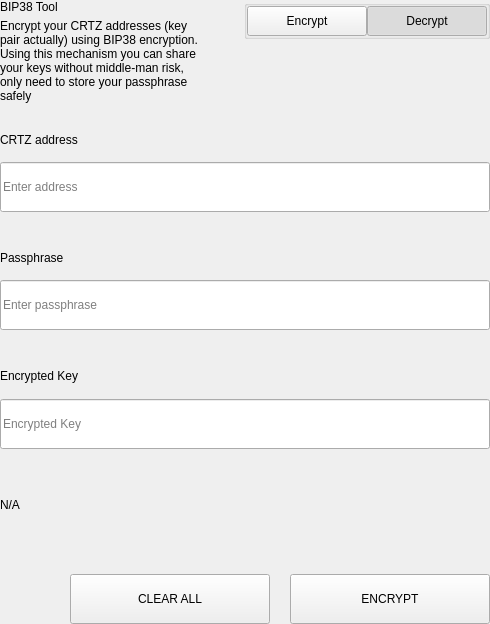
<?xml version="1.0" encoding="UTF-8"?>
<ui version="4.0">
 <class>SettingsBitToolWidget</class>
 <widget class="QWidget" name="SettingsBitToolWidget">
  <property name="geometry">
   <rect>
    <x>0</x>
    <y>0</y>
    <width>490</width>
    <height>624</height>
   </rect>
  </property>
  <property name="windowTitle">
   <string>Form</string>
  </property>
  <layout class="QVBoxLayout" name="verticalLayout">
   <property name="spacing">
    <number>0</number>
   </property>
   <property name="leftMargin">
    <number>0</number>
   </property>
   <property name="topMargin">
    <number>0</number>
   </property>
   <property name="rightMargin">
    <number>0</number>
   </property>
   <property name="bottomMargin">
    <number>0</number>
   </property>
   <item>
    <widget class="QWidget" name="left" native="true">
     <layout class="QVBoxLayout" name="verticalLayout_3">
      <property name="leftMargin">
       <number>0</number>
      </property>
      <property name="topMargin">
       <number>0</number>
      </property>
      <property name="rightMargin">
       <number>0</number>
      </property>
      <property name="bottomMargin">
       <number>0</number>
      </property>
      <item>
       <layout class="QVBoxLayout" name="verticalLayout_2">
        <property name="spacing">
         <number>0</number>
        </property>
        <item>
         <layout class="QHBoxLayout" name="horizontalLayout_3" stretch="3,1">
          <property name="spacing">
           <number>40</number>
          </property>
          <item>
           <layout class="QVBoxLayout" name="verticalLayoutTitle">
            <property name="spacing">
             <number>5</number>
            </property>
            <item>
             <widget class="QLabel" name="labelTitle">
              <property name="text">
               <string>BIP38 Tool</string>
              </property>
             </widget>
            </item>
            <item>
             <widget class="QLabel" name="labelSubtitle1">
              <property name="text">
               <string>Encrypt your CRTZ addresses (key pair actually) using BIP38 encryption.
Using this mechanism you can share your keys without middle-man risk, only need to store your passphrase safely</string>
              </property>
              <property name="wordWrap">
               <bool>true</bool>
              </property>
             </widget>
            </item>
           </layout>
          </item>
          <item alignment="Qt::AlignTop">
           <widget class="QGroupBox" name="groupBox">
            <property name="title">
             <string/>
            </property>
            <property name="alignment">
             <set>Qt::AlignLeading|Qt::AlignLeft|Qt::AlignTop</set>
            </property>
            <layout class="QHBoxLayout" name="horizontalLayout_4">
             <property name="spacing">
              <number>0</number>
             </property>
             <property name="leftMargin">
              <number>0</number>
             </property>
             <property name="topMargin">
              <number>0</number>
             </property>
             <property name="rightMargin">
              <number>0</number>
             </property>
             <property name="bottomMargin">
              <number>0</number>
             </property>
             <item>
              <spacer name="horizontalSpacer">
               <property name="orientation">
                <enum>Qt::Horizontal</enum>
               </property>
               <property name="sizeHint" stdset="0">
                <size>
                 <width>40</width>
                 <height>20</height>
                </size>
               </property>
              </spacer>
             </item>
             <item>
              <widget class="QPushButton" name="pushLeft">
               <property name="minimumSize">
                <size>
                 <width>120</width>
                 <height>30</height>
                </size>
               </property>
               <property name="maximumSize">
                <size>
                 <width>120</width>
                 <height>30</height>
                </size>
               </property>
               <property name="focusPolicy">
                <enum>Qt::NoFocus</enum>
               </property>
               <property name="text">
                <string>Encrypt</string>
               </property>
               <property name="checkable">
                <bool>true</bool>
               </property>
               <property name="autoExclusive">
                <bool>true</bool>
               </property>
              </widget>
             </item>
             <item>
              <widget class="QPushButton" name="pushRight">
               <property name="minimumSize">
                <size>
                 <width>120</width>
                 <height>30</height>
                </size>
               </property>
               <property name="maximumSize">
                <size>
                 <width>120</width>
                 <height>30</height>
                </size>
               </property>
               <property name="focusPolicy">
                <enum>Qt::NoFocus</enum>
               </property>
               <property name="text">
                <string>Decrypt</string>
               </property>
               <property name="checkable">
                <bool>true</bool>
               </property>
               <property name="checked">
                <bool>true</bool>
               </property>
               <property name="autoExclusive">
                <bool>true</bool>
               </property>
              </widget>
             </item>
            </layout>
           </widget>
          </item>
         </layout>
        </item>
        <item>
         <widget class="QStackedWidget" name="stackedWidget">
          <property name="currentIndex">
           <number>1</number>
          </property>
          <widget class="QWidget" name="pageDecrypt">
           <layout class="QVBoxLayout" name="verticalLayout_5">
            <property name="spacing">
             <number>0</number>
            </property>
            <property name="leftMargin">
             <number>0</number>
            </property>
            <property name="topMargin">
             <number>0</number>
            </property>
            <property name="rightMargin">
             <number>0</number>
            </property>
            <property name="bottomMargin">
             <number>0</number>
            </property>
            <item>
             <widget class="QWidget" name="widget" native="true">
              <property name="minimumSize">
               <size>
                <width>0</width>
                <height>100</height>
               </size>
              </property>
              <layout class="QVBoxLayout" name="verticalLayout_4">
               <property name="spacing">
                <number>0</number>
               </property>
               <property name="leftMargin">
                <number>0</number>
               </property>
               <property name="topMargin">
                <number>0</number>
               </property>
               <property name="rightMargin">
                <number>0</number>
               </property>
               <property name="bottomMargin">
                <number>0</number>
               </property>
               <item>
                <spacer name="verticalSpacer_2">
                 <property name="orientation">
                  <enum>Qt::Vertical</enum>
                 </property>
                 <property name="sizeType">
                  <enum>QSizePolicy::Fixed</enum>
                 </property>
                 <property name="sizeHint" stdset="0">
                  <size>
                   <width>20</width>
                   <height>20</height>
                  </size>
                 </property>
                </spacer>
               </item>
               <item>
                <layout class="QHBoxLayout" name="horizontalLayout_6" stretch="2">
                 <property name="spacing">
                  <number>0</number>
                 </property>
                 <item>
                  <layout class="QVBoxLayout" name="verticalLayout_7">
                   <property name="spacing">
                    <number>9</number>
                   </property>
                   <item>
                    <widget class="QLabel" name="labelSubtitleKey">
                     <property name="minimumSize">
                      <size>
                       <width>0</width>
                       <height>20</height>
                      </size>
                     </property>
                     <property name="maximumSize">
                      <size>
                       <width>16777215</width>
                       <height>20</height>
                      </size>
                     </property>
                     <property name="text">
                      <string>Encrypted key</string>
                     </property>
                    </widget>
                   </item>
                   <item>
                    <widget class="QLineEdit" name="lineEditKey">
                     <property name="minimumSize">
                      <size>
                       <width>0</width>
                       <height>50</height>
                      </size>
                     </property>
                     <property name="maximumSize">
                      <size>
                       <width>16777215</width>
                       <height>50</height>
                      </size>
                     </property>
                     <property name="placeholderText">
                      <string>Enter a encrypted key</string>
                     </property>
                    </widget>
                   </item>
                  </layout>
                 </item>
                </layout>
               </item>
               <item>
                <spacer name="verticalSpacer_3">
                 <property name="orientation">
                  <enum>Qt::Vertical</enum>
                 </property>
                 <property name="sizeType">
                  <enum>QSizePolicy::Fixed</enum>
                 </property>
                 <property name="sizeHint" stdset="0">
                  <size>
                   <width>20</width>
                   <height>20</height>
                  </size>
                 </property>
                </spacer>
               </item>
               <item>
                <layout class="QVBoxLayout" name="verticalLayout_9">
                 <property name="spacing">
                  <number>9</number>
                 </property>
                 <item>
                  <widget class="QLabel" name="labelSubtitlePassphrase">
                   <property name="maximumSize">
                    <size>
                     <width>16777215</width>
                     <height>20</height>
                    </size>
                   </property>
                   <property name="text">
                    <string>Passphrase</string>
                   </property>
                  </widget>
                 </item>
                 <item>
                  <widget class="QLineEdit" name="lineEditPassphrase">
                   <property name="minimumSize">
                    <size>
                     <width>0</width>
                     <height>50</height>
                    </size>
                   </property>
                   <property name="maximumSize">
                    <size>
                     <width>16777215</width>
                     <height>50</height>
                    </size>
                   </property>
                   <property name="placeholderText">
                    <string>Enter a passphrase</string>
                   </property>
                  </widget>
                 </item>
                </layout>
               </item>
               <item>
                <spacer name="verticalSpacer_4">
                 <property name="orientation">
                  <enum>Qt::Vertical</enum>
                 </property>
                 <property name="sizeType">
                  <enum>QSizePolicy::Fixed</enum>
                 </property>
                 <property name="sizeHint" stdset="0">
                  <size>
                   <width>20</width>
                   <height>20</height>
                  </size>
                 </property>
                </spacer>
               </item>
               <item>
                <widget class="QWidget" name="widget_3" native="true">
                 <property name="sizePolicy">
                  <sizepolicy hsizetype="Preferred" vsizetype="Fixed">
                   <horstretch>0</horstretch>
                   <verstretch>0</verstretch>
                  </sizepolicy>
                 </property>
                 <layout class="QVBoxLayout" name="verticalLayout_10">
                  <property name="spacing">
                   <number>9</number>
                  </property>
                  <property name="leftMargin">
                   <number>0</number>
                  </property>
                  <property name="topMargin">
                   <number>0</number>
                  </property>
                  <property name="rightMargin">
                   <number>0</number>
                  </property>
                  <property name="bottomMargin">
                   <number>0</number>
                  </property>
                  <item>
                   <widget class="QLabel" name="labelSubtitleDecryptResult">
                    <property name="minimumSize">
                     <size>
                      <width>0</width>
                      <height>20</height>
                     </size>
                    </property>
                    <property name="maximumSize">
                     <size>
                      <width>16777215</width>
                      <height>20</height>
                     </size>
                    </property>
                    <property name="text">
                     <string>Decrypted address result</string>
                    </property>
                   </widget>
                  </item>
                  <item>
                   <widget class="QWidget" name="widget_4" native="true">
                    <layout class="QHBoxLayout" name="horizontalLayout" stretch="6,0,1">
                     <property name="spacing">
                      <number>0</number>
                     </property>
                     <property name="leftMargin">
                      <number>0</number>
                     </property>
                     <property name="topMargin">
                      <number>0</number>
                     </property>
                     <property name="rightMargin">
                      <number>0</number>
                     </property>
                     <property name="bottomMargin">
                      <number>0</number>
                     </property>
                     <item alignment="Qt::AlignVCenter">
                      <widget class="QLineEdit" name="lineEditDecryptResult">
                       <property name="minimumSize">
                        <size>
                         <width>0</width>
                         <height>50</height>
                        </size>
                       </property>
                       <property name="maximumSize">
                        <size>
                         <width>16777215</width>
                         <height>50</height>
                        </size>
                       </property>
                       <property name="placeholderText">
                        <string>Decrypted Address</string>
                       </property>
                      </widget>
                     </item>
                     <item>
                      <spacer name="horizontalSpacer_4">
                       <property name="orientation">
                        <enum>Qt::Horizontal</enum>
                       </property>
                       <property name="sizeType">
                        <enum>QSizePolicy::Fixed</enum>
                       </property>
                       <property name="sizeHint" stdset="0">
                        <size>
                         <width>20</width>
                         <height>50</height>
                        </size>
                       </property>
                      </spacer>
                     </item>
                     <item>
                      <widget class="QPushButton" name="pushButtonImport">
                       <property name="minimumSize">
                        <size>
                         <width>140</width>
                         <height>40</height>
                        </size>
                       </property>
                       <property name="text">
                        <string>Import Address</string>
                       </property>
                      </widget>
                     </item>
                    </layout>
                   </widget>
                  </item>
                 </layout>
                </widget>
               </item>
               <item>
                <widget class="QLabel" name="statusLabel_DEC">
                 <property name="maximumSize">
                  <size>
                   <width>16777215</width>
                   <height>40</height>
                  </size>
                 </property>
                 <property name="text">
                  <string/>
                 </property>
                </widget>
               </item>
               <item>
                <spacer name="verticalSpacer">
                 <property name="orientation">
                  <enum>Qt::Vertical</enum>
                 </property>
                 <property name="sizeType">
                  <enum>QSizePolicy::Preferred</enum>
                 </property>
                 <property name="sizeHint" stdset="0">
                  <size>
                   <width>20</width>
                   <height>20</height>
                  </size>
                 </property>
                </spacer>
               </item>
               <item>
                <layout class="QHBoxLayout" name="horizontalLayout_7">
                 <property name="spacing">
                  <number>0</number>
                 </property>
                 <item>
                  <spacer name="horizontalSpacer_5">
                   <property name="orientation">
                    <enum>Qt::Horizontal</enum>
                   </property>
                   <property name="sizeType">
                    <enum>QSizePolicy::Expanding</enum>
                   </property>
                   <property name="sizeHint" stdset="0">
                    <size>
                     <width>40</width>
                     <height>20</height>
                    </size>
                   </property>
                  </spacer>
                 </item>
                 <item>
                  <widget class="QPushButton" name="pushButtonDecryptClear">
                   <property name="minimumSize">
                    <size>
                     <width>200</width>
                     <height>50</height>
                    </size>
                   </property>
                   <property name="maximumSize">
                    <size>
                     <width>200</width>
                     <height>50</height>
                    </size>
                   </property>
                   <property name="text">
                    <string>CLEAR</string>
                   </property>
                  </widget>
                 </item>
                 <item>
                  <spacer name="horizontalSpacer_3">
                   <property name="orientation">
                    <enum>Qt::Horizontal</enum>
                   </property>
                   <property name="sizeType">
                    <enum>QSizePolicy::Fixed</enum>
                   </property>
                   <property name="sizeHint" stdset="0">
                    <size>
                     <width>20</width>
                     <height>20</height>
                    </size>
                   </property>
                  </spacer>
                 </item>
                 <item>
                  <widget class="QPushButton" name="pushButtonDecrypt">
                   <property name="minimumSize">
                    <size>
                     <width>200</width>
                     <height>50</height>
                    </size>
                   </property>
                   <property name="maximumSize">
                    <size>
                     <width>200</width>
                     <height>50</height>
                    </size>
                   </property>
                   <property name="text">
                    <string>DECRYPT KEY</string>
                   </property>
                  </widget>
                 </item>
                </layout>
               </item>
              </layout>
             </widget>
            </item>
           </layout>
          </widget>
          <widget class="QWidget" name="pageEncrypt">
           <layout class="QVBoxLayout" name="verticalLayout_11">
            <property name="spacing">
             <number>0</number>
            </property>
            <property name="leftMargin">
             <number>0</number>
            </property>
            <property name="topMargin">
             <number>0</number>
            </property>
            <property name="rightMargin">
             <number>0</number>
            </property>
            <property name="bottomMargin">
             <number>0</number>
            </property>
            <item>
             <spacer name="verticalSpacer_8">
              <property name="orientation">
               <enum>Qt::Vertical</enum>
              </property>
              <property name="sizeType">
               <enum>QSizePolicy::Fixed</enum>
              </property>
              <property name="sizeHint" stdset="0">
               <size>
                <width>20</width>
                <height>20</height>
               </size>
              </property>
             </spacer>
            </item>
            <item>
             <widget class="QWidget" name="containerAddressEnc" native="true">
              <layout class="QVBoxLayout" name="containerAddressEncLayout">
               <property name="spacing">
                <number>5</number>
               </property>
               <property name="leftMargin">
                <number>0</number>
               </property>
               <property name="topMargin">
                <number>0</number>
               </property>
               <property name="rightMargin">
                <number>0</number>
               </property>
               <property name="bottomMargin">
                <number>0</number>
               </property>
               <item>
                <widget class="QLabel" name="labelSubtitleAddress">
                 <property name="minimumSize">
                  <size>
                   <width>0</width>
                   <height>20</height>
                  </size>
                 </property>
                 <property name="maximumSize">
                  <size>
                   <width>16777215</width>
                   <height>20</height>
                  </size>
                 </property>
                 <property name="text">
                  <string>CRTZ address</string>
                 </property>
                </widget>
               </item>
               <item>
                <widget class="QLineEdit" name="addressIn_ENC">
                 <property name="minimumSize">
                  <size>
                   <width>0</width>
                   <height>50</height>
                  </size>
                 </property>
                 <property name="placeholderText">
                  <string>Enter address</string>
                 </property>
                </widget>
               </item>
              </layout>
             </widget>
            </item>
            <item>
             <spacer name="verticalSpacer_6">
              <property name="orientation">
               <enum>Qt::Vertical</enum>
              </property>
              <property name="sizeType">
               <enum>QSizePolicy::Fixed</enum>
              </property>
              <property name="sizeHint" stdset="0">
               <size>
                <width>20</width>
                <height>20</height>
               </size>
              </property>
             </spacer>
            </item>
            <item>
             <widget class="QWidget" name="containerAddress" native="true">
              <layout class="QHBoxLayout" name="horizontalLayout_9" stretch="2">
               <property name="spacing">
                <number>0</number>
               </property>
               <property name="leftMargin">
                <number>0</number>
               </property>
               <property name="topMargin">
                <number>0</number>
               </property>
               <property name="rightMargin">
                <number>0</number>
               </property>
               <property name="bottomMargin">
                <number>0</number>
               </property>
               <item>
                <layout class="QVBoxLayout" name="verticalLayout_8">
                 <property name="spacing">
                  <number>5</number>
                 </property>
                 <item>
                  <widget class="QLabel" name="labelSubtitleMessage">
                   <property name="minimumSize">
                    <size>
                     <width>0</width>
                     <height>20</height>
                    </size>
                   </property>
                   <property name="maximumSize">
                    <size>
                     <width>16777215</width>
                     <height>20</height>
                    </size>
                   </property>
                   <property name="text">
                    <string>Passphrase</string>
                   </property>
                  </widget>
                 </item>
                 <item>
                  <widget class="QLineEdit" name="passphraseIn_ENC">
                   <property name="minimumSize">
                    <size>
                     <width>0</width>
                     <height>50</height>
                    </size>
                   </property>
                   <property name="maximumSize">
                    <size>
                     <width>16777215</width>
                     <height>50</height>
                    </size>
                   </property>
                   <property name="placeholderText">
                    <string>Enter passphrase</string>
                   </property>
                  </widget>
                 </item>
                </layout>
               </item>
              </layout>
             </widget>
            </item>
            <item>
             <spacer name="verticalSpacer_7">
              <property name="orientation">
               <enum>Qt::Vertical</enum>
              </property>
              <property name="sizeType">
               <enum>QSizePolicy::Fixed</enum>
              </property>
              <property name="sizeHint" stdset="0">
               <size>
                <width>20</width>
                <height>20</height>
               </size>
              </property>
             </spacer>
            </item>
            <item>
             <widget class="QWidget" name="widget_2" native="true">
              <property name="minimumSize">
               <size>
                <width>0</width>
                <height>75</height>
               </size>
              </property>
              <property name="maximumSize">
               <size>
                <width>16777215</width>
                <height>16777215</height>
               </size>
              </property>
              <layout class="QVBoxLayout" name="verticalLayout_6">
               <property name="leftMargin">
                <number>0</number>
               </property>
               <property name="topMargin">
                <number>0</number>
               </property>
               <property name="rightMargin">
                <number>0</number>
               </property>
               <property name="bottomMargin">
                <number>0</number>
               </property>
               <item>
                <widget class="QLabel" name="labelSubtitleEncryptedKey">
                 <property name="minimumSize">
                  <size>
                   <width>0</width>
                   <height>20</height>
                  </size>
                 </property>
                 <property name="maximumSize">
                  <size>
                   <width>16777215</width>
                   <height>20</height>
                  </size>
                 </property>
                 <property name="text">
                  <string>Encrypted Key</string>
                 </property>
                </widget>
               </item>
               <item>
                <widget class="QLineEdit" name="encryptedKeyOut_ENC">
                 <property name="minimumSize">
                  <size>
                   <width>0</width>
                   <height>50</height>
                  </size>
                 </property>
                 <property name="placeholderText">
                  <string>Encrypted Key</string>
                 </property>
                </widget>
               </item>
              </layout>
             </widget>
            </item>
            <item>
             <widget class="QLabel" name="statusLabel_ENC">
              <property name="text">
               <string notr="true">N/A</string>
              </property>
             </widget>
            </item>
            <item>
             <spacer name="verticalSpacer_5">
              <property name="orientation">
               <enum>Qt::Vertical</enum>
              </property>
              <property name="sizeType">
               <enum>QSizePolicy::Fixed</enum>
              </property>
              <property name="sizeHint" stdset="0">
               <size>
                <width>20</width>
                <height>20</height>
               </size>
              </property>
             </spacer>
            </item>
            <item>
             <layout class="QHBoxLayout" name="horizontalLayout_8">
              <property name="spacing">
               <number>0</number>
              </property>
              <item>
               <spacer name="horizontalSpacer_6">
                <property name="orientation">
                 <enum>Qt::Horizontal</enum>
                </property>
                <property name="sizeType">
                 <enum>QSizePolicy::Expanding</enum>
                </property>
                <property name="sizeHint" stdset="0">
                 <size>
                  <width>40</width>
                  <height>20</height>
                 </size>
                </property>
               </spacer>
              </item>
              <item>
               <widget class="QPushButton" name="pushButtonClear">
                <property name="minimumSize">
                 <size>
                  <width>200</width>
                  <height>50</height>
                 </size>
                </property>
                <property name="focusPolicy">
                 <enum>Qt::NoFocus</enum>
                </property>
                <property name="text">
                 <string>CLEAR ALL</string>
                </property>
               </widget>
              </item>
              <item>
               <spacer name="horizontalSpacer_2">
                <property name="orientation">
                 <enum>Qt::Horizontal</enum>
                </property>
                <property name="sizeType">
                 <enum>QSizePolicy::Fixed</enum>
                </property>
                <property name="sizeHint" stdset="0">
                 <size>
                  <width>20</width>
                  <height>20</height>
                 </size>
                </property>
               </spacer>
              </item>
              <item>
               <widget class="QPushButton" name="pushButtonEncrypt">
                <property name="minimumSize">
                 <size>
                  <width>200</width>
                  <height>50</height>
                 </size>
                </property>
                <property name="maximumSize">
                 <size>
                  <width>200</width>
                  <height>50</height>
                 </size>
                </property>
                <property name="focusPolicy">
                 <enum>Qt::NoFocus</enum>
                </property>
                <property name="text">
                 <string>ENCRYPT</string>
                </property>
               </widget>
              </item>
             </layout>
            </item>
           </layout>
          </widget>
         </widget>
        </item>
       </layout>
      </item>
     </layout>
    </widget>
   </item>
  </layout>
 </widget>
 <resources/>
 <connections/>
</ui>
